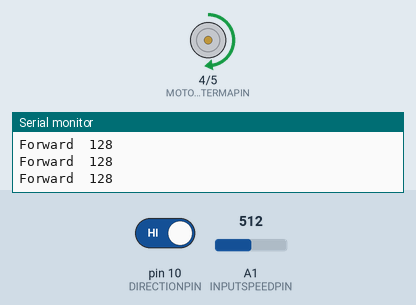
The sketch below on a simulated Arduino Nano, built with avr-gcc and run on an emulated ATmega328P. Parts: motor-driver pin pairs drawn as motors (green arrow = first pin HIGH = forward, orange = second pin HIGH = backward, longer = more drive, scaled by the enable pin), the last lines printed to the serial monitor. The test bench sets the inputs (shaded band); at power-on: A1 (INPUTSPEEDPIN) = 512, pin 10 (DIRECTIONPIN) HIGH.

Above: at 1.2 s.
1.3 s: A1 (INPUTSPEEDPIN) set to 42
At 2.1 s:
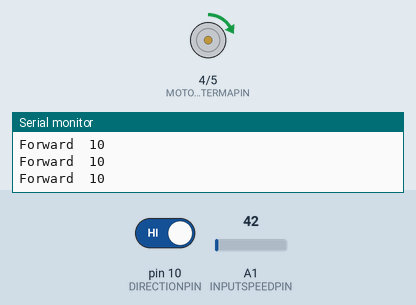
2.8 s: A1 (INPUTSPEEDPIN) set to 36
At 4.3 s:
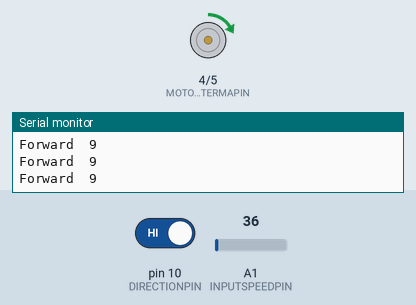
5.8 s: pin 10 (DIRECTIONPIN) driven LOW
At 7.0 s:
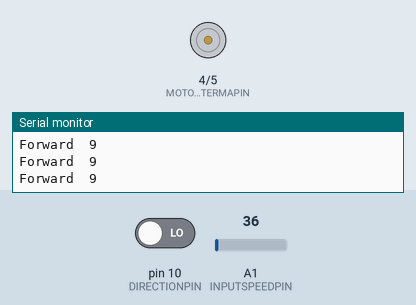
7.3 s: pin 10 (DIRECTIONPIN) driven HIGH
At 9.5 s:
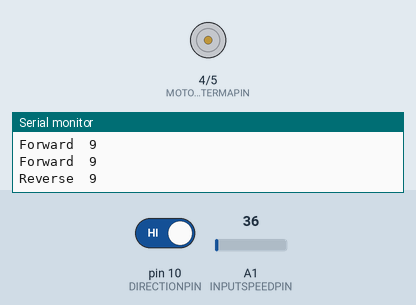
10.3 s: A1 (INPUTSPEEDPIN) set to 716
At 13.0 s:
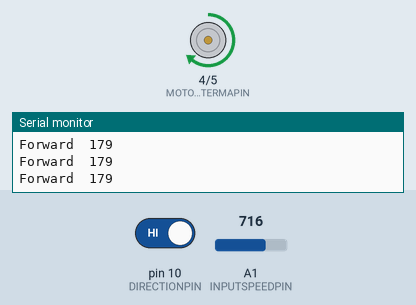
13.3 s: A1 (INPUTSPEEDPIN) set to 900
At 14.7 s:
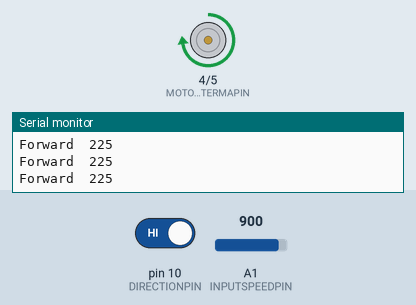
Timing chart, 0 to 15.8 s (numbered marks = the images above; inputs shaded):
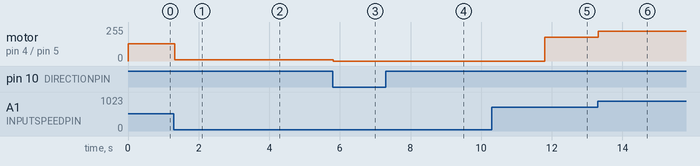

Measured:
- after the input at 1.3 s, motor on pin 4 (MOTOR1TERMAPIN) / pin 5 (MOTOR1TERMBPIN): forward 128/255 → forward 10/255 at once
- after the input at 2.8 s, motor on pin 4 (MOTOR1TERMAPIN) / pin 5 (MOTOR1TERMBPIN): forward 10/255 → forward 9/255 at once
- after the input at 5.8 s, motor on pin 4 (MOTOR1TERMAPIN) / pin 5 (MOTOR1TERMBPIN): forward 9/255 → stopped at once
- after the input at 7.3 s, motor on pin 4 (MOTOR1TERMAPIN) / pin 5 (MOTOR1TERMBPIN): stays stopped (without the input it goes to backward 9/255 after 1.5 s)
- after the input at 10.3 s, motor on pin 4 (MOTOR1TERMAPIN) / pin 5 (MOTOR1TERMBPIN): stopped → forward 179/255 after 1.5 s
- after the input at 13.3 s, motor on pin 4 (MOTOR1TERMAPIN) / pin 5 (MOTOR1TERMBPIN): forward 179/255 → forward 225/255 at once

The sketch:

DCMotorControlwithSN754410.ino
```cpp
// PROJECT  :DCMotorControlwithSN754410
// PURPOSE  :DC Hobby Motor (Sparkfun's ROB-11696) with SN75440 under control of 328P
// AUTHOR   :C. D'Arcy
// DATE     :2024 05 07
// uC       :328p (Nano)
// STATUS   :Working
// FRITZING :http://darcy.rsgc.on.ca/ACES/TEI3M/Fritzing/DCMotorControlSN754410.png
// INPUT #defines...
//#define INPUTSPEEDPIN   A1        //any digital pin would work for simply On/Off
#define INPUTSPEEDGND   A0        //potentiometer (as accelerator)
#define INPUTSPEEDPIN   A1        //potentiometer
#define INPUTSPEEDVCC   A2        //potentiometer
#define DIRECTIONVCC    9         //SPDT Slide Switch (as stick shift)
#define DIRECTIONPIN    10        //SPDT Slide Switch: 1-Forward; 0-Reverse
#define DIRECTIONGND    11        //SPDT Slide Switch
// OUTPUT #defines
#define OUTPUTSPEEDPIN  3         //PWM to SN754410: 3,4 ENABLE
#define MOTOR1TERMAPIN  4         //SN754410: 3A
#define MOTOR1TERMBPIN  5         //SN754410: 4A
#define MOTORSPEEDMAX   255       //
#define MOTOROFF        0         //
#define DURATION        3000      // dealy btween changing direction
uint8_t motorSpeed;
// efficient packaging of the state of the motor
struct motorState {
  uint8_t termA;
  uint8_t termB;
};
// Four Standard Motor state definitions makes the coding tighter...
motorState mForward = {termA: HIGH, termB: LOW};
motorState mReverse = {termA: LOW, termB: HIGH};
motorState mBrake = {termA: HIGH, termB: HIGH}; // or both LOW
//motorState mCoast = {termA:?, termB:?};       //change IO pin direction to input?

uint8_t currentState;
uint8_t previousState;

void setup() {
  Serial.begin(9600);
  while (!Serial);
  pinMode(OUTPUTSPEEDPIN, OUTPUT);
  analogWrite(OUTPUTSPEEDPIN, MOTOROFF); // aka. digitalWrite(OUTPUTSPEEDPIN,LOW);
  //DIRECTION CONTROL: SPDT slide switch
  pinMode(DIRECTIONVCC, OUTPUT);
  pinMode(DIRECTIONGND, OUTPUT);
  digitalWrite(DIRECTIONVCC, HIGH);
  digitalWrite(DIRECTIONGND, LOW);
  // SPEED CONTROL: potentiometer(aka accelerator) input
  pinMode(INPUTSPEEDGND, OUTPUT);
  pinMode(INPUTSPEEDVCC, OUTPUT);
  digitalWrite(INPUTSPEEDGND, LOW);
  digitalWrite(INPUTSPEEDVCC, HIGH);

  // SN754410 H-BRIDGE pins
  pinMode(MOTOR1TERMAPIN, OUTPUT);
  pinMode(MOTOR1TERMBPIN, OUTPUT);
  currentState = digitalRead(DIRECTIONPIN);
  previousState = currentState;
  setState(currentState ? mForward : mReverse);
}

void setState(motorState state) {
  digitalWrite(MOTOR1TERMAPIN, state.termA);
  digitalWrite(MOTOR1TERMBPIN, state.termB);
}


void loop() {
  currentState = digitalRead(DIRECTIONPIN);
  if (currentState != previousState) {
    analogWrite(OUTPUTSPEEDPIN, MOTOROFF);
    delay(DURATION);
    setState(currentState ? mForward : mReverse);
    previousState = currentState;
  }
  motorSpeed = analogRead(INPUTSPEEDPIN) >> 2;
  Serial.print(currentState ? "Forward\t" : "Reverse\t");
  Serial.println(motorSpeed);
  analogWrite(OUTPUTSPEEDPIN, motorSpeed);   //convert [0,1023]->[0,255]->[0,9V]
}
```
